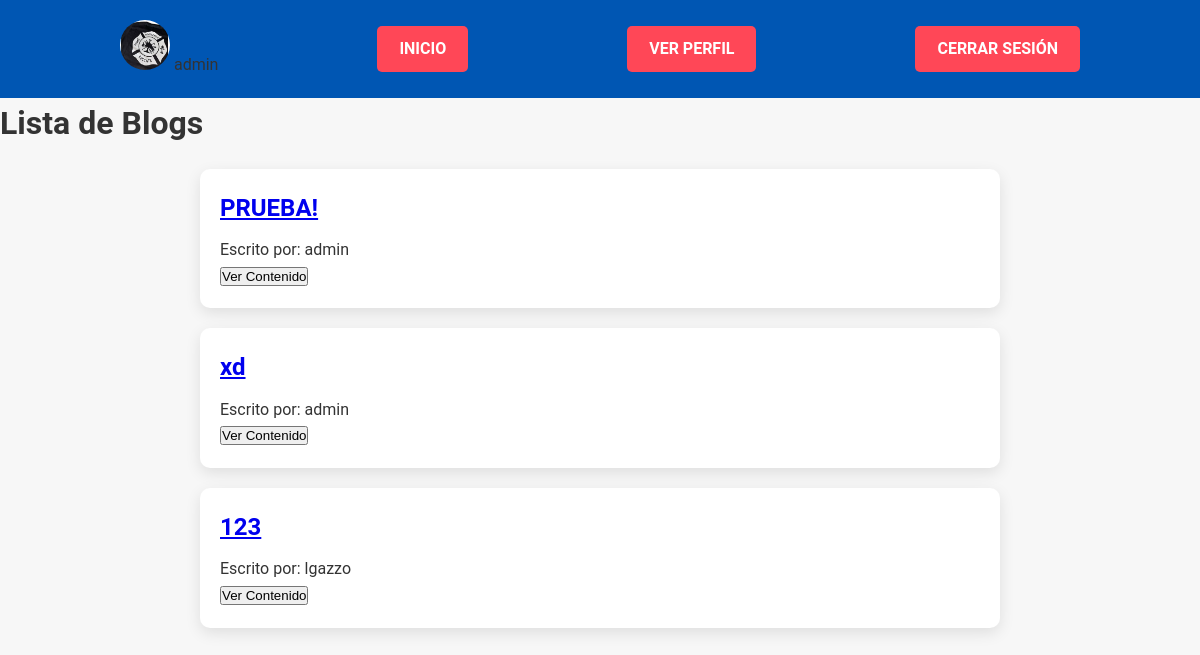
Page /pages/ (signed in) on the earlier database version.
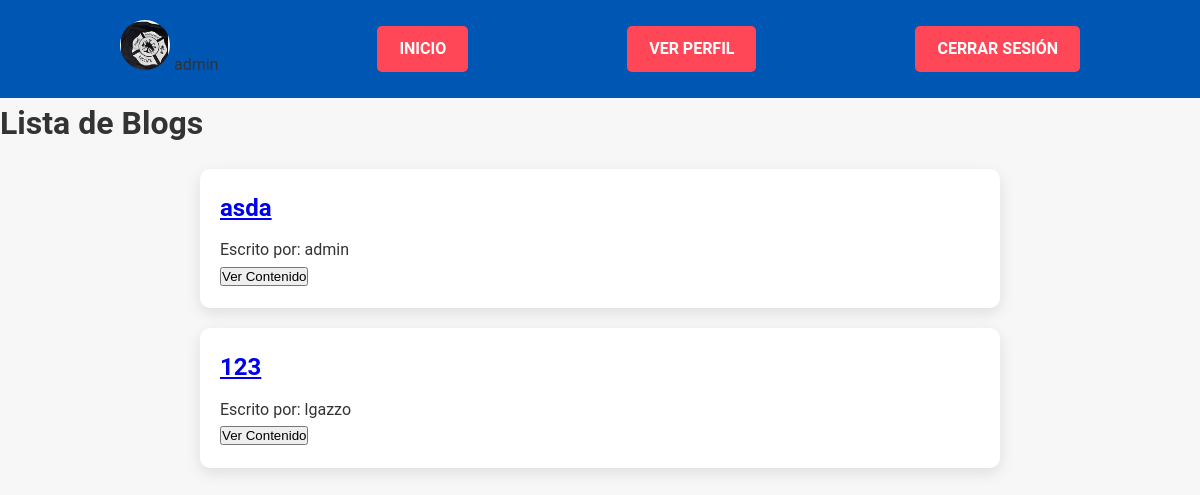
Same page on the later database version.
### blog/models.py (models this page shows)
class Blog(models.Model):
    CATEGORY_CHOICES = [
        ('Política', 'Política'),
        ('Tecnología', 'Tecnología'),
        ('Ciencia', 'Ciencia'),
        ('Humor', 'Humor'),
    ]
    title = models.CharField(max_length=200)
    subtitle = models.CharField(max_length=200)
    body = RichTextField()
    author = models.ForeignKey(
        settings.AUTH_USER_MODEL,
        on_delete=models.CASCADE
    )
    date = models.DateTimeField(auto_now_add=True)
    image = models.ImageField(upload_to='blog_images/')
    category = models.CharField(max_length=100, choices=CATEGORY_CHOICES, default='Humor')

### accounts/models.py (models this page shows)
class CustomUser(AbstractUser):
    profile_image = models.ImageField(upload_to='profile_images/', blank=True, null=True)
    description = models.TextField(blank=True, null=True)
    website = models.URLField(blank=True, null=True)

### blog/views.py (the view)
# urls.py: path('', views.blog_list, name='blog_list'),
def blog_list(request):
    blogs = Blog.objects.all().order_by('-date')
    return render(request, 'blog/blog_list.html', {'blogs': blogs})

### blog/templates/blog/blog_list.html (shortened to what this page needs)
{% load static %}
<!DOCTYPE html>
<html>
<head>
    <link rel="stylesheet" href="{% static 'css/style.css' %}">
</head>
<body>
    <header>
        <div class="container">
            {% if user.is_authenticated %}
                <span class="user-info">
                {% if user.profile_image %}
                    <img src="{{ user.profile_image.url }}" alt="Avatar" class="user-avatar">
                {% else %}
                    <img src="{% static '/avatars/default-avatar.png' %}" alt="Avatar" class="user-avatar">
                {% endif %}
                {{ user.username }}
                </span>
                <a href="{% url 'landing' %}" class="header-button">Inicio</a>
                <a href="{% url 'profile' %}" class="header-button">Ver Perfil</a>
                <a href="{% url 'logout' %}" class="header-button">Cerrar Sesión</a>
            {% else %}
                <a href="{% url 'login' %}" class="header-button">Iniciar Sesión</a>
                <a href="{% url 'signup' %}" class="header-button">Registrarse</a>
            {% endif %}
        </div>
    </header>
    <h1>Lista de Blogs</h1>
    <div class="blog-list-container">
        {% for blog in blogs %}
            <div class="blog-preview">
                <h2><a href="{% url 'blog_detail' pk=blog.pk %}">{{ blog.title }}</a></h2>
                <p>Escrito por: {{ blog.author }}</p>
                <button onclick="toggleContent('content-{{ blog.id }}')">Ver Contenido</button>
            </div>
        {% empty %}
            <p>No hay blogs aún.</p>
        {% endfor %}
    </div>
</body>
</html>

Differences in the rows shown:
removed Blog: title "PRUEBA!", author "admin"
removed Blog: title "xd", author "admin"
added Blog: title "asda", author "admin"
